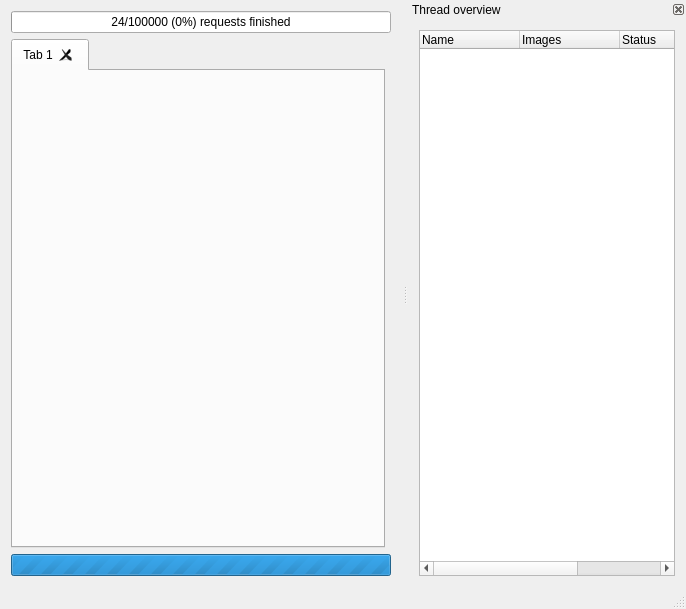
<?xml version="1.0" encoding="UTF-8"?>
<ui version="4.0">
 <class>MainWindow</class>
 <widget class="QMainWindow" name="MainWindow">
  <property name="geometry">
   <rect>
    <x>0</x>
    <y>0</y>
    <width>686</width>
    <height>609</height>
   </rect>
  </property>
  <property name="windowTitle">
   <string>4chan Downloader</string>
  </property>
  <property name="windowIcon">
   <iconset resource="resources.qrc">
    <normaloff>:/icons/resources/4chan.ico</normaloff>:/icons/resources/4chan.ico</iconset>
  </property>
  <widget class="QWidget" name="centralWidget">
   <layout class="QGridLayout" name="gridLayout">
    <item row="0" column="0" colspan="2">
     <widget class="QProgressBar" name="pbOpenRequests">
      <property name="maximum">
       <number>999999999</number>
      </property>
      <property name="value">
       <number>24</number>
      </property>
      <property name="format">
       <string>%v/%m (%p%) requests finished</string>
      </property>
     </widget>
    </item>
    <item row="1" column="0">
     <widget class="QTabWidget" name="tabWidget">
      <property name="tabPosition">
       <enum>QTabWidget::North</enum>
      </property>
      <property name="tabShape">
       <enum>QTabWidget::Rounded</enum>
      </property>
      <property name="currentIndex">
       <number>0</number>
      </property>
      <property name="tabsClosable">
       <bool>true</bool>
      </property>
      <property name="movable">
       <bool>false</bool>
      </property>
      <widget class="QWidget" name="tab">
       <attribute name="title">
        <string>Tab 1</string>
       </attribute>
      </widget>
     </widget>
    </item>
    <item row="2" column="0" colspan="2">
     <widget class="QProgressBar" name="pbPendingThumbnails">
      <property name="maximum">
       <number>0</number>
      </property>
      <property name="value">
       <number>0</number>
      </property>
      <property name="format">
       <string>Another %v thumbnails to create</string>
      </property>
     </widget>
    </item>
   </layout>
  </widget>
  <widget class="QStatusBar" name="statusBar"/>
  <widget class="QDockWidget" name="dockWidget">
   <property name="floating">
    <bool>false</bool>
   </property>
   <property name="features">
    <set>QDockWidget::DockWidgetClosable|QDockWidget::DockWidgetMovable</set>
   </property>
   <property name="allowedAreas">
    <set>Qt::LeftDockWidgetArea|Qt::RightDockWidgetArea</set>
   </property>
   <property name="windowTitle">
    <string>Thread overview</string>
   </property>
   <attribute name="dockWidgetArea">
    <number>2</number>
   </attribute>
   <widget class="QWidget" name="dockWidgetContents">
    <layout class="QGridLayout" name="gridLayout_2">
     <item row="0" column="0">
      <widget class="QTreeWidget" name="threadOverview">
       <column>
        <property name="text">
         <string>Name</string>
        </property>
       </column>
       <column>
        <property name="text">
         <string>Images</string>
        </property>
       </column>
       <column>
        <property name="text">
         <string>Status</string>
        </property>
       </column>
       <column>
        <property name="text">
         <string>URI</string>
        </property>
       </column>
      </widget>
     </item>
    </layout>
   </widget>
  </widget>
  <widget class="QMenuBar" name="menuBar">
   <property name="geometry">
    <rect>
     <x>0</x>
     <y>0</y>
     <width>686</width>
     <height>22</height>
    </rect>
   </property>
  </widget>
  <action name="actionAdd_Tab">
   <property name="icon">
    <iconset resource="resources.qrc">
     <normaloff>:/icons/resources/tab-new.png</normaloff>:/icons/resources/tab-new.png</iconset>
   </property>
   <property name="text">
    <string>&amp;Add thread</string>
   </property>
   <property name="statusTip">
    <string>Add single thread</string>
   </property>
   <property name="shortcut">
    <string>Ctrl+A</string>
   </property>
  </action>
  <action name="actionShowInfo">
   <property name="icon">
    <iconset resource="resources.qrc">
     <normaloff>:/icons/resources/about.png</normaloff>:/icons/resources/about.png</iconset>
   </property>
   <property name="text">
    <string>Program info</string>
   </property>
   <property name="statusTip">
    <string>Display program information</string>
   </property>
   <property name="shortcut">
    <string>Ctrl+I</string>
   </property>
  </action>
  <action name="actionOpen_Configuration">
   <property name="icon">
    <iconset resource="resources.qrc">
     <normaloff>:/icons/resources/settings.png</normaloff>:/icons/resources/settings.png</iconset>
   </property>
   <property name="text">
    <string>&amp;Configuration</string>
   </property>
   <property name="statusTip">
    <string>Open configuration dialog</string>
   </property>
   <property name="shortcut">
    <string>Ctrl+N</string>
   </property>
  </action>
  <action name="actionStart_all">
   <property name="icon">
    <iconset resource="resources.qrc">
     <normaloff>:/icons/resources/media-playback-start.png</normaloff>:/icons/resources/media-playback-start.png</iconset>
   </property>
   <property name="text">
    <string>&amp;Start all</string>
   </property>
   <property name="statusTip">
    <string>Start all threads at once</string>
   </property>
   <property name="shortcut">
    <string>Ctrl+S</string>
   </property>
  </action>
  <action name="actionStop_all">
   <property name="icon">
    <iconset resource="resources.qrc">
     <normaloff>:/icons/resources/media-playback-stop.png</normaloff>:/icons/resources/media-playback-stop.png</iconset>
   </property>
   <property name="text">
    <string>S&amp;top all</string>
   </property>
   <property name="statusTip">
    <string>Stop all threads at once</string>
   </property>
   <property name="shortcut">
    <string>Ctrl+T</string>
   </property>
  </action>
  <action name="actionAddMultipleTabs">
   <property name="icon">
    <iconset resource="resources.qrc">
     <normaloff>:/icons/resources/tab-++.png</normaloff>:/icons/resources/tab-++.png</iconset>
   </property>
   <property name="text">
    <string>Add &amp;multiple threads</string>
   </property>
   <property name="statusTip">
    <string>Add multiple threads</string>
   </property>
   <property name="shortcut">
    <string>Ctrl+M</string>
   </property>
  </action>
  <action name="actionTabOverview">
   <property name="checkable">
    <bool>true</bool>
   </property>
   <property name="checked">
    <bool>true</bool>
   </property>
   <property name="icon">
    <iconset resource="resources.qrc">
     <normaloff>:/icons/resources/list.png</normaloff>:/icons/resources/list.png</iconset>
   </property>
   <property name="text">
    <string>Tab &amp;overview</string>
   </property>
   <property name="toolTip">
    <string>Thread Overview</string>
   </property>
   <property name="statusTip">
    <string>Toggle thread overview window</string>
   </property>
   <property name="shortcut">
    <string>Ctrl+O</string>
   </property>
  </action>
  <action name="actionDebug">
   <property name="text">
    <string>Debug</string>
   </property>
   <property name="shortcut">
    <string>Ctrl+D</string>
   </property>
  </action>
  <action name="actionHistory">
   <property name="enabled">
    <bool>false</bool>
   </property>
   <property name="icon">
    <iconset resource="resources.qrc">
     <normaloff>:/icons/resources/remove.png</normaloff>:/icons/resources/remove.png</iconset>
   </property>
   <property name="text">
    <string>History</string>
   </property>
   <property name="statusTip">
    <string>History of closed threads</string>
   </property>
   <property name="shortcut">
    <string>Ctrl+H</string>
   </property>
  </action>
  <action name="actionExit">
   <property name="text">
    <string>&amp;Exit</string>
   </property>
   <property name="statusTip">
    <string>Close program</string>
   </property>
   <property name="shortcut">
    <string>Ctrl+Q</string>
   </property>
  </action>
  <action name="actionPauseAll">
   <property name="icon">
    <iconset resource="resources.qrc">
     <normaloff>:/icons/resources/media-playback-pause.png</normaloff>:/icons/resources/media-playback-pause.png</iconset>
   </property>
   <property name="text">
    <string>PauseAll</string>
   </property>
   <property name="toolTip">
    <string>Pause downloads and thumbnail creation</string>
   </property>
   <property name="statusTip">
    <string>Pause downloads and thumbnail creation</string>
   </property>
  </action>
 </widget>
 <layoutdefault spacing="6" margin="11"/>
 <resources>
  <include location="resources.qrc"/>
 </resources>
 <connections>
  <connection>
   <sender>actionShowInfo</sender>
   <signal>triggered()</signal>
   <receiver>MainWindow</receiver>
   <slot>showInfo()</slot>
   <hints>
    <hint type="sourcelabel">
     <x>-1</x>
     <y>-1</y>
    </hint>
    <hint type="destinationlabel">
     <x>269</x>
     <y>304</y>
    </hint>
   </hints>
  </connection>
  <connection>
   <sender>actionOpen_Configuration</sender>
   <signal>triggered()</signal>
   <receiver>MainWindow</receiver>
   <slot>showConfiguration()</slot>
   <hints>
    <hint type="sourcelabel">
     <x>-1</x>
     <y>-1</y>
    </hint>
    <hint type="destinationlabel">
     <x>269</x>
     <y>304</y>
    </hint>
   </hints>
  </connection>
  <connection>
   <sender>actionAddMultipleTabs</sender>
   <signal>triggered()</signal>
   <receiver>MainWindow</receiver>
   <slot>addMultipleTabs()</slot>
   <hints>
    <hint type="sourcelabel">
     <x>-1</x>
     <y>-1</y>
    </hint>
    <hint type="destinationlabel">
     <x>269</x>
     <y>304</y>
    </hint>
   </hints>
  </connection>
  <connection>
   <sender>threadOverview</sender>
   <signal>itemDoubleClicked(QTreeWidgetItem*,int)</signal>
   <receiver>MainWindow</receiver>
   <slot>showTab(QTreeWidgetItem*,int)</slot>
   <hints>
    <hint type="sourcelabel">
     <x>646</x>
     <y>325</y>
    </hint>
    <hint type="destinationlabel">
     <x>593</x>
     <y>440</y>
    </hint>
   </hints>
  </connection>
  <connection>
   <sender>actionTabOverview</sender>
   <signal>triggered()</signal>
   <receiver>MainWindow</receiver>
   <slot>toggleThreadOverview()</slot>
   <hints>
    <hint type="sourcelabel">
     <x>-1</x>
     <y>-1</y>
    </hint>
    <hint type="destinationlabel">
     <x>342</x>
     <y>304</y>
    </hint>
   </hints>
  </connection>
  <connection>
   <sender>actionDebug</sender>
   <signal>triggered()</signal>
   <receiver>MainWindow</receiver>
   <slot>debugButton()</slot>
   <hints>
    <hint type="sourcelabel">
     <x>-1</x>
     <y>-1</y>
    </hint>
    <hint type="destinationlabel">
     <x>342</x>
     <y>304</y>
    </hint>
   </hints>
  </connection>
  <connection>
   <sender>actionExit</sender>
   <signal>triggered()</signal>
   <receiver>MainWindow</receiver>
   <slot>close()</slot>
   <hints>
    <hint type="sourcelabel">
     <x>-1</x>
     <y>-1</y>
    </hint>
    <hint type="destinationlabel">
     <x>342</x>
     <y>304</y>
    </hint>
   </hints>
  </connection>
  <connection>
   <sender>actionAdd_Tab</sender>
   <signal>triggered()</signal>
   <receiver>MainWindow</receiver>
   <slot>addForegroundTab()</slot>
   <hints>
    <hint type="sourcelabel">
     <x>-1</x>
     <y>-1</y>
    </hint>
    <hint type="destinationlabel">
     <x>342</x>
     <y>304</y>
    </hint>
   </hints>
  </connection>
 </connections>
 <slots>
  <slot>addTab()</slot>
  <slot>closeTab()</slot>
  <slot>showInfo()</slot>
  <slot>showConfiguration()</slot>
  <slot>addMultipleTabs()</slot>
  <slot>showTab(QTreeWidgetItem*,int)</slot>
  <slot>debugButton()</slot>
  <slot>addForegroundTab()</slot>
  <slot>toggleThreadOverview()</slot>
 </slots>
</ui>
